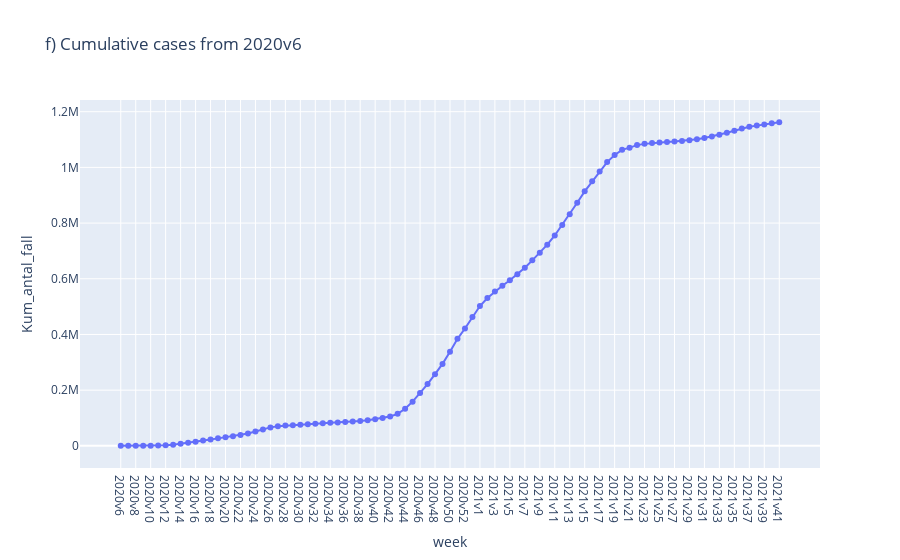

Notebook cell for this chart:
### Code cell
px_line(x="Vecka", y="Kum_antal_fall", title="f) Cumulative cases from 2020v6")
